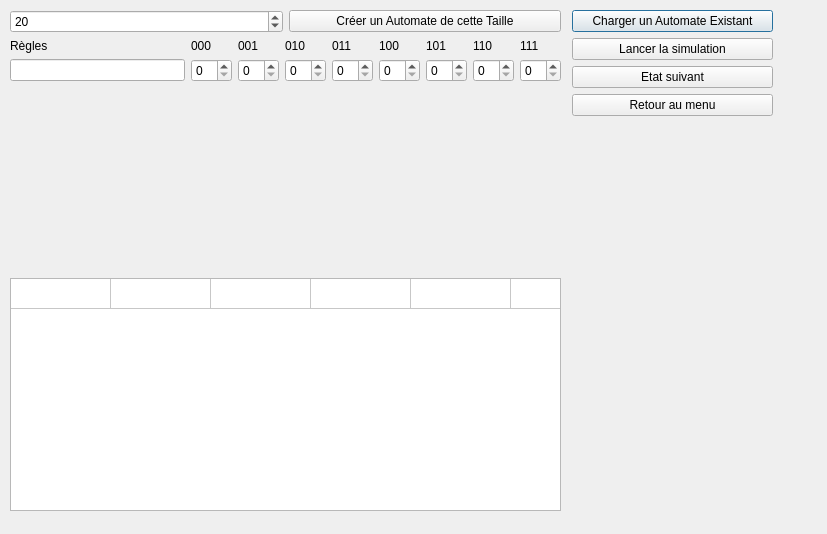
<?xml version="1.0" encoding="UTF-8"?>
<ui version="4.0">
 <class>Dialog</class>
 <widget class="QDialog" name="Dialog">
  <property name="geometry">
   <rect>
    <x>0</x>
    <y>0</y>
    <width>827</width>
    <height>534</height>
   </rect>
  </property>
  <property name="windowTitle">
   <string>Dialog</string>
  </property>
  <widget class="QWidget" name="verticalLayoutWidget">
   <property name="geometry">
    <rect>
     <x>572</x>
     <y>10</y>
     <width>201</width>
     <height>511</height>
    </rect>
   </property>
   <layout class="QVBoxLayout" name="verticalLayout_5">
    <item>
     <widget class="QPushButton" name="charge">
      <property name="text">
       <string>Charger un Automate Existant</string>
      </property>
     </widget>
    </item>
    <item>
     <widget class="QPushButton" name="run">
      <property name="text">
       <string>Lancer la simulation</string>
      </property>
     </widget>
    </item>
    <item>
     <widget class="QPushButton" name="next">
      <property name="text">
       <string>Etat suivant</string>
      </property>
     </widget>
    </item>
    <item>
     <widget class="QPushButton" name="menu">
      <property name="text">
       <string>Retour au menu</string>
      </property>
     </widget>
    </item>
    <item>
     <spacer name="verticalSpacer">
      <property name="orientation">
       <enum>Qt::Vertical</enum>
      </property>
      <property name="sizeHint" stdset="0">
       <size>
        <width>20</width>
        <height>40</height>
       </size>
      </property>
     </spacer>
    </item>
   </layout>
  </widget>
  <widget class="QWidget" name="verticalLayoutWidget_2">
   <property name="geometry">
    <rect>
     <x>10</x>
     <y>10</y>
     <width>551</width>
     <height>501</height>
    </rect>
   </property>
   <layout class="QVBoxLayout" name="verticalLayout_6">
    <item>
     <layout class="QHBoxLayout" name="horizontalLayout_3">
      <item>
       <widget class="QSpinBox" name="spinBox">
        <property name="value">
         <number>20</number>
        </property>
       </widget>
      </item>
      <item>
       <widget class="QPushButton" name="size">
        <property name="autoFillBackground">
         <bool>false</bool>
        </property>
        <property name="text">
         <string>Créer un Automate de cette Taille</string>
        </property>
        <property name="checkable">
         <bool>false</bool>
        </property>
        <property name="flat">
         <bool>false</bool>
        </property>
       </widget>
      </item>
     </layout>
    </item>
    <item>
     <layout class="QHBoxLayout" name="horizontalLayout_5">
      <item>
       <layout class="QVBoxLayout" name="verticalLayout_17">
        <item>
         <widget class="QLabel" name="rules">
          <property name="text">
           <string>Règles</string>
          </property>
         </widget>
        </item>
        <item>
         <widget class="QLineEdit" name="lineEdit"/>
        </item>
        <item>
         <spacer name="verticalSpacer_10">
          <property name="orientation">
           <enum>Qt::Vertical</enum>
          </property>
          <property name="sizeHint" stdset="0">
           <size>
            <width>20</width>
            <height>40</height>
           </size>
          </property>
         </spacer>
        </item>
       </layout>
      </item>
      <item>
       <layout class="QVBoxLayout" name="verticalLayout_7">
        <item>
         <widget class="QLabel" name="Bitl0">
          <property name="text">
           <string>000</string>
          </property>
         </widget>
        </item>
        <item>
         <widget class="QSpinBox" name="spinBox_3"/>
        </item>
        <item>
         <spacer name="verticalSpacer_3">
          <property name="orientation">
           <enum>Qt::Vertical</enum>
          </property>
          <property name="sizeHint" stdset="0">
           <size>
            <width>20</width>
            <height>40</height>
           </size>
          </property>
         </spacer>
        </item>
       </layout>
      </item>
      <item>
       <layout class="QVBoxLayout" name="verticalLayout_10">
        <item>
         <widget class="QLabel" name="Bitl1">
          <property name="text">
           <string>001</string>
          </property>
         </widget>
        </item>
        <item>
         <widget class="QSpinBox" name="spinBox_13"/>
        </item>
        <item>
         <spacer name="verticalSpacer_2">
          <property name="orientation">
           <enum>Qt::Vertical</enum>
          </property>
          <property name="sizeHint" stdset="0">
           <size>
            <width>20</width>
            <height>40</height>
           </size>
          </property>
         </spacer>
        </item>
       </layout>
      </item>
      <item>
       <layout class="QVBoxLayout" name="verticalLayout_11">
        <item>
         <widget class="QLabel" name="Bitl2">
          <property name="text">
           <string>010</string>
          </property>
         </widget>
        </item>
        <item>
         <widget class="QSpinBox" name="spinBox_14"/>
        </item>
        <item>
         <spacer name="verticalSpacer_4">
          <property name="orientation">
           <enum>Qt::Vertical</enum>
          </property>
          <property name="sizeHint" stdset="0">
           <size>
            <width>20</width>
            <height>40</height>
           </size>
          </property>
         </spacer>
        </item>
       </layout>
      </item>
      <item>
       <layout class="QVBoxLayout" name="verticalLayout_12">
        <item>
         <widget class="QLabel" name="Bitl3">
          <property name="text">
           <string>011</string>
          </property>
         </widget>
        </item>
        <item>
         <widget class="QSpinBox" name="spinBox_15"/>
        </item>
        <item>
         <spacer name="verticalSpacer_5">
          <property name="orientation">
           <enum>Qt::Vertical</enum>
          </property>
          <property name="sizeHint" stdset="0">
           <size>
            <width>20</width>
            <height>40</height>
           </size>
          </property>
         </spacer>
        </item>
       </layout>
      </item>
      <item>
       <layout class="QVBoxLayout" name="verticalLayout_13">
        <item>
         <widget class="QLabel" name="Bitl4">
          <property name="text">
           <string>100</string>
          </property>
         </widget>
        </item>
        <item>
         <widget class="QSpinBox" name="spinBox_16"/>
        </item>
        <item>
         <spacer name="verticalSpacer_6">
          <property name="orientation">
           <enum>Qt::Vertical</enum>
          </property>
          <property name="sizeHint" stdset="0">
           <size>
            <width>20</width>
            <height>40</height>
           </size>
          </property>
         </spacer>
        </item>
       </layout>
      </item>
      <item>
       <layout class="QVBoxLayout" name="verticalLayout_8">
        <item>
         <widget class="QLabel" name="Bitl5">
          <property name="text">
           <string>101</string>
          </property>
         </widget>
        </item>
        <item>
         <widget class="QSpinBox" name="spinBox_11"/>
        </item>
        <item>
         <spacer name="verticalSpacer_7">
          <property name="orientation">
           <enum>Qt::Vertical</enum>
          </property>
          <property name="sizeHint" stdset="0">
           <size>
            <width>20</width>
            <height>40</height>
           </size>
          </property>
         </spacer>
        </item>
       </layout>
      </item>
      <item>
       <layout class="QVBoxLayout" name="verticalLayout_15">
        <item>
         <widget class="QLabel" name="Bitl6">
          <property name="text">
           <string>110</string>
          </property>
         </widget>
        </item>
        <item>
         <widget class="QSpinBox" name="spinBox_18"/>
        </item>
        <item>
         <spacer name="verticalSpacer_8">
          <property name="orientation">
           <enum>Qt::Vertical</enum>
          </property>
          <property name="sizeHint" stdset="0">
           <size>
            <width>20</width>
            <height>40</height>
           </size>
          </property>
         </spacer>
        </item>
       </layout>
      </item>
      <item>
       <layout class="QVBoxLayout" name="verticalLayout_14">
        <item>
         <widget class="QLabel" name="Bitl7">
          <property name="text">
           <string>111</string>
          </property>
         </widget>
        </item>
        <item>
         <widget class="QSpinBox" name="spinBox_17"/>
        </item>
        <item>
         <spacer name="verticalSpacer_9">
          <property name="orientation">
           <enum>Qt::Vertical</enum>
          </property>
          <property name="sizeHint" stdset="0">
           <size>
            <width>20</width>
            <height>40</height>
           </size>
          </property>
         </spacer>
        </item>
       </layout>
      </item>
     </layout>
    </item>
    <item>
     <layout class="QHBoxLayout" name="horizontalLayout_6"/>
    </item>
    <item>
     <widget class="QTableWidget" name="tableWidget">
      <property name="verticalScrollBarPolicy">
       <enum>Qt::ScrollBarAlwaysOff</enum>
      </property>
      <property name="horizontalScrollBarPolicy">
       <enum>Qt::ScrollBarAlwaysOff</enum>
      </property>
      <property name="sizeAdjustPolicy">
       <enum>QAbstractScrollArea::AdjustToContentsOnFirstShow</enum>
      </property>
      <property name="selectionMode">
       <enum>QAbstractItemView::ExtendedSelection</enum>
      </property>
      <property name="verticalScrollMode">
       <enum>QAbstractItemView::ScrollPerPixel</enum>
      </property>
      <attribute name="horizontalHeaderVisible">
       <bool>false</bool>
      </attribute>
      <attribute name="horizontalHeaderHighlightSections">
       <bool>false</bool>
      </attribute>
      <attribute name="horizontalHeaderShowSortIndicator" stdset="0">
       <bool>false</bool>
      </attribute>
      <attribute name="verticalHeaderVisible">
       <bool>false</bool>
      </attribute>
      <row>
       <property name="text">
        <string>Nouvelle ligne</string>
       </property>
      </row>
      <column>
       <property name="text">
        <string>Nouvelle colonne</string>
       </property>
      </column>
      <column>
       <property name="text">
        <string>Nouvelle colonne</string>
       </property>
      </column>
      <column>
       <property name="text">
        <string>Nouvelle colonne</string>
       </property>
      </column>
      <column>
       <property name="text">
        <string>Nouvelle colonne</string>
       </property>
      </column>
      <column>
       <property name="text">
        <string>Nouvelle colonne</string>
       </property>
      </column>
      <column>
       <property name="text">
        <string>Nouvelle colonne</string>
       </property>
      </column>
      <column>
       <property name="text">
        <string>Nouvelle colonne</string>
       </property>
      </column>
      <column>
       <property name="text">
        <string>Nouvelle colonne</string>
       </property>
      </column>
      <column>
       <property name="text">
        <string>Nouvelle colonne</string>
       </property>
      </column>
      <column>
       <property name="text">
        <string>Nouvelle colonne</string>
       </property>
      </column>
      <column>
       <property name="text">
        <string>Nouvelle colonne</string>
       </property>
      </column>
      <column>
       <property name="text">
        <string>Nouvelle colonne</string>
       </property>
      </column>
      <column>
       <property name="text">
        <string>Nouvelle colonne</string>
       </property>
      </column>
      <column>
       <property name="text">
        <string>Nouvelle colonne</string>
       </property>
      </column>
      <column>
       <property name="text">
        <string>Nouvelle colonne</string>
       </property>
      </column>
      <column>
       <property name="text">
        <string>Nouvelle colonne</string>
       </property>
      </column>
      <column>
       <property name="text">
        <string>Nouvelle colonne</string>
       </property>
      </column>
      <column>
       <property name="text">
        <string>Nouvelle colonne</string>
       </property>
      </column>
      <column>
       <property name="text">
        <string>Nouvelle colonne</string>
       </property>
      </column>
      <column>
       <property name="text">
        <string>Nouvelle colonne</string>
       </property>
      </column>
      <column>
       <property name="text">
        <string>Nouvelle colonne</string>
       </property>
      </column>
      <column>
       <property name="text">
        <string>Nouvelle colonne</string>
       </property>
      </column>
      <column>
       <property name="text">
        <string>Nouvelle colonne</string>
       </property>
      </column>
      <column>
       <property name="text">
        <string>Nouvelle colonne</string>
       </property>
      </column>
      <column>
       <property name="text">
        <string>Nouvelle colonne</string>
       </property>
      </column>
      <column>
       <property name="text">
        <string>Nouvelle colonne</string>
       </property>
      </column>
      <column>
       <property name="text">
        <string>Nouvelle colonne</string>
       </property>
      </column>
     </widget>
    </item>
   </layout>
  </widget>
 </widget>
 <resources/>
 <connections>
  <connection>
   <sender>size</sender>
   <signal>clicked()</signal>
   <receiver>tableWidget</receiver>
   <slot>reset()</slot>
   <hints>
    <hint type="sourcelabel">
     <x>353</x>
     <y>28</y>
    </hint>
    <hint type="destinationlabel">
     <x>329</x>
     <y>294</y>
    </hint>
   </hints>
  </connection>
 </connections>
</ui>
